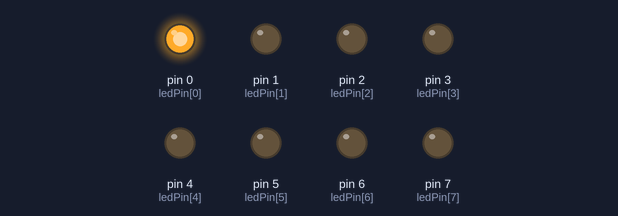
A sketch run on a simulated Arduino Uno, built with avr-gcc and run on an emulated ATmega328P. On the bench: output pins drawn as LEDs (lit = HIGH).

Above: at 0.1 s.
At 6.1 s:
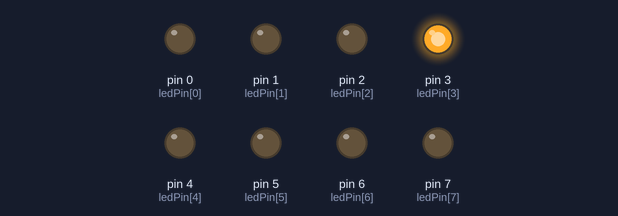
At 12.1 s:
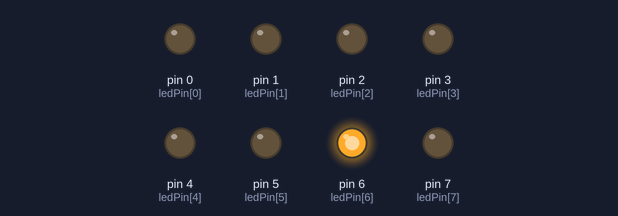
At 17.1 s:
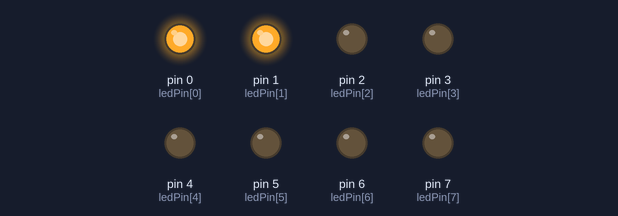
At 23.1 s:
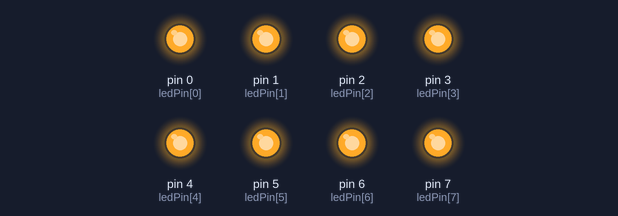
At 32.1 s:
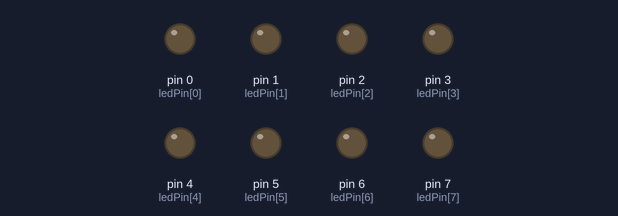
Timing chart, 0 to 40.0 s (numbered marks = the images above):
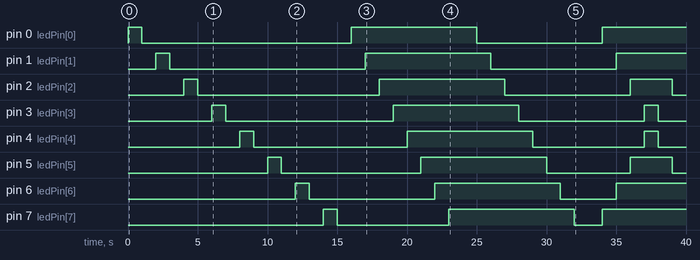

Measured:
- by itself, pin 0 (ledPin[0]): goes HIGH 1.0 s, LOW 15.0 s, HIGH 9.0 s, LOW 9.0 s, then HIGH
- by itself, pin 1 (ledPin[1]): goes HIGH 1.0 s, LOW 14.0 s, HIGH 9.0 s, LOW 9.0 s, then HIGH
- by itself, pin 2 (ledPin[2]): goes HIGH 1.0 s, LOW 13.0 s, HIGH 9.0 s, LOW 9.0 s, HIGH 3.0 s, then LOW
- by itself, pin 3 (ledPin[3]): goes HIGH 1.0 s, LOW 12.0 s, HIGH 9.0 s, LOW 9.0 s, HIGH 1.0 s, then LOW
- by itself, pin 4 (ledPin[4]): goes HIGH 1.0 s, LOW 11.0 s, HIGH 9.0 s, LOW 8.0 s, HIGH 1.0 s, then LOW
- by itself, pin 5 (ledPin[5]): goes HIGH 1.0 s, LOW 10.0 s, HIGH 9.0 s, LOW 6.0 s, HIGH 3.0 s, then LOW
- by itself, pin 6 (ledPin[6]): goes HIGH 1.0 s, LOW 9.0 s, HIGH 9.0 s, LOW 4.0 s, then HIGH
- by itself, pin 7 (ledPin[7]): goes HIGH 1.0 s, LOW 8.0 s, HIGH 9.0 s, LOW 2.0 s, then HIGH

The sketch:

demo_led.ino
```cpp
byte ledPin[] = {0,1,2,3,4,5,6,7};
byte kichthuoc;
void setup()
{
  kichthuoc = sizeof(ledPin);
  for (int i=0;i<kichthuoc;i++)
    {
    pinMode(ledPin[i],OUTPUT);  //Các chân LED là OUTPUT
    digitalWrite(ledPin[i],LOW); //Mặc định các đèn LED sẽ tắt
    }
}
void traiphai();
void ngoaivao();
void forlong();
void sangtat();


void loop()
{


  sangtat();
  traiphai();
  ngoaivao();
  forlong();

}

void traiphai()
{

    // Bật tuần tự các đèn LED

  for (int i=0; i <= kichthuoc; i++)
  {
    digitalWrite(ledPin[i],HIGH); //Bật led
    delay(1000);
  }


   // Tắt tuần tự các đèn LED
  for (int i =0; i <= kichthuoc; i++)
  {
    digitalWrite(ledPin[i],LOW); // Tắt led
    delay(1000);
  }
}

void ngoaivao()
{

   digitalWrite(ledPin[0], HIGH); // 2 led ngoài cùng sáng
   digitalWrite(ledPin[7], HIGH);
       delay(1000);
   digitalWrite(ledPin[1], HIGH); // 2 led tiếp theo sáng
   digitalWrite(ledPin[6], HIGH);
       delay(1000);
   digitalWrite(ledPin[2], HIGH);
   digitalWrite(ledPin[5], HIGH);
       delay(1000);
   digitalWrite(ledPin[3], HIGH); // 2 led trong cùng sáng
   digitalWrite(ledPin[4], HIGH);
        delay(1000);
   digitalWrite(ledPin[3], LOW); // 2 led trong cùng tắt
   digitalWrite(ledPin[4], LOW);
       delay(1000);
   digitalWrite(ledPin[2], LOW);
   digitalWrite(ledPin[5], LOW);
       delay(1000);
   digitalWrite(ledPin[1], LOW);
   digitalWrite(ledPin[6], LOW);
       delay(1000);
   digitalWrite(ledPin[0], LOW); // 2 led ngoài cùng tắt
   digitalWrite(ledPin[7], LOW);
        delay(1000);

}
void forlong()
{
  for(int i=0; i<=3; i++)
  {
   digitalWrite(ledPin[i], HIGH); // led 0 sáng dần đến led 4 sau mỗi lần 4 led từ 4 -> 8 sáng

    for(int a=4; a<=8; a++)
    {
       digitalWrite(ledPin[a], HIGH); // led 4- 8 sáng
       delay(1000);
    }

    for(int b=4; b<=8; b++)
    {
       digitalWrite(ledPin[b], LOW); // led 4 -8 off

    }
  }
}
void sangtat()
{
 for ( int i= 0; i<kichthuoc; i++)
 {
    digitalWrite(ledPin[i],HIGH); //Bật led
    delay(1000);
     digitalWrite(ledPin[i],LOW); // Tắt led
    delay(1000);
 }

}
```
